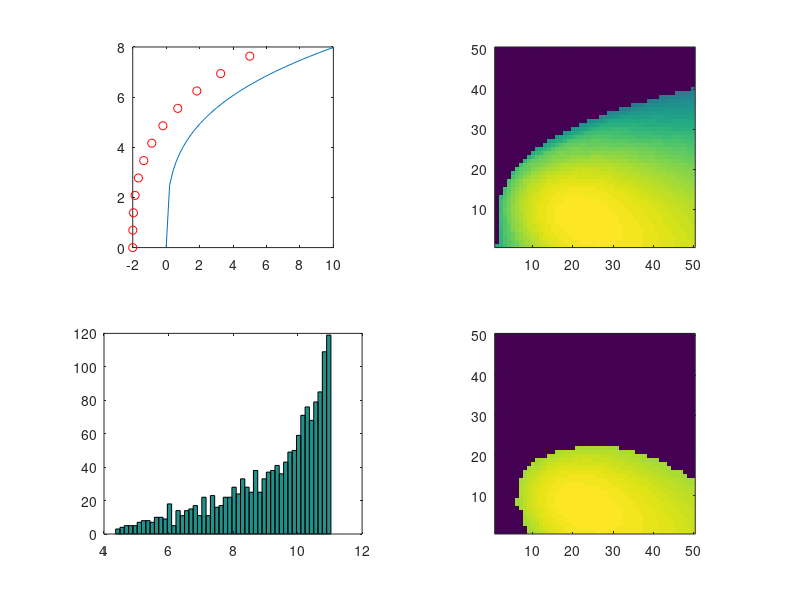

Source code (MATLAB):
function Intensity =  array_beam_path_sim;
%%
Npts = 50;
Nelements = 24;
attenuation = 0.015;

plane = 'sagittal'

switch (plane)
    case 'axial'
        % define a barrier (skull) using the tanh function
        bx = linspace(0,10,Npts)';
        by = 4*tanh(0.8*bx) ;
        by(end/2+1:end) = by(end/2:-1:1);
        bx = bx -5;
        
        B = [bx by];
        
        subplot(221)
        cla
        plot(bx,by)
        hold on
        
        % make an array of  sources parallel to the barrier with Nelements
        sx = linspace(0,10,Nelements)';
        sy = 4.5*tanh(0.8*sx) ;
        sy(end/2+1:end) = sy(end/2:-1:1);
        sx = 1.5*(sx -5);
        
        source = [sx sy];
        source(end/2-6:end/2+7,:) = [];
        %source = source(4:end-3,:);
        
        plot(source(:,1), source(:,2),'ro')
        axis square
        
    case 'sagittal'
        % define a barrier (skull) using the tanh function
        bx = linspace(0,10,Npts)';
        by = 4*bx.^0.3 ;
        bx = bx;
        B = [bx by];
        
        subplot(221)
        cla
        plot(bx,by)
        hold on
        
        % make an array of  sources parallel to the barrier with Nelements
        sy = linspace(0,max(by),Nelements)';
        sx = ((sy) .^ 3);
        sx = (sx)*8/max(sx);
        sx = sx - 2;
        source = [sx sy];
        %source(end/2-6:end/2+7,:) = [];
        %source = source(4:end-3,:);
        source = source(1:2:end,:) ;
        
        plot(source(:,1), source(:,2),'ro')
        axis square
end
drawnow
% define a set of targets under the barrier:
R =  linspace(min(bx), max(bx),Npts);
targets = [];
%%
Intensity = zeros(Npts);

% compute beam for each source:
for q = 1:size(source,1)
    S = source(q,:);
    
    % effect of beam on each target of the grid
    % Npts x Npts
    for m= 1:Npts
        for n = 1:Npts
            
            % if target is below the barrier:
            if R(n) <= by(m)
                T =  [R(m), R(n)];
                %plot(R(m), R(n),'k.')
                
                targets = [
                    targets;
                    R(m), R(n);
                    ];
                
                
                % line equation from target to source
                beam_path = get_line_equation(T,S);
                
                
                % Figure out where the beam hits the barrier by testing all
                % the elements in the barrier (B)
                min_dist_source=inf;
                x_seg = [];
                for p=1:size(B,1)-1
                    % line for each segment of the barrier
                    seg = get_line_equation( B(p,:) , B(p+1,:));
                    
                    % location where the beam_path interesects with the
                    % line describing each segment.
                    tmp_crossing = find_intersection(beam_path, seg);
                    %plot(tmp_crossing(1), tmp_crossing(2),'x')
                    
                    % length of each segment:
                    segLength = norm(B(p,:) - B(p+1,:));
                    % center of the segment
                    Bcenter =  (B(p,:) + B(p+1,:))/2;
                    % plot(Bcenter(1), Bcenter(2),'o')
                    % distance from segment to where lines interesect
                    seg2crossing = norm(tmp_crossing - Bcenter);
                    % distance from segment to source
                    seg2source = norm(Bcenter - S);
                    
                    % if the crossing is near the middle of the segment,
                    % and this segment is the closest one to the source
                    % then this is the right place: x_point
                    if (seg2crossing < segLength) && (seg2source < min_dist_source)
                        
                        %plot(tmp_crossing(1), tmp_crossing(2),'kx')
                        
                        min_dist_source = seg2source;
                        x_point = tmp_crossing;
                        x_seg = seg; % This is the segment where it crosses
                    end
                end
                
                if ~isempty(x_seg)
                    % calculate  angle between the beam_path and the segment?
                    x_theta = calc_intersection_angle(x_seg, beam_path);
                    
                    target2barrier = norm(x_point - T);
                    % accumulate the intensity from each beam.  They are
                    % weighted by the angle of the intersection with the
                    % barrier
                    Intensity(m,n) = Intensity(m,n) + sin(x_theta)*exp(-attenuation*target2barrier);
                    %plot(x_point(1), x_point(2),'rx')
                end
            end
        end
    end
end
axis square

subplot(222)
imagesc(Intensity')
axis square
axis xy
axis image

PP = Intensity(Intensity>0);
subplot(223)
hist(PP(:),50);

Threshold = max(PP(:)) - std(PP(:))
PP = Intensity;
PP(PP<Threshold) = 0;

subplot(224)
imagesc(PP');
axis square
axis xy
axis image

return

function theta = calc_intersection_angle(line1, line2)
% angle of incidence
% make two vectors using the slopes for the beam_path and the crossing segment
v1 =[1 line1(1)*1 ];
v2 =[1 line2(1)*1 ];
dotprod = v1*v2';
theta = (acos( dotprod / norm(v1)/norm(v2)));
return

function result = get_line_equation( s,t)
% return the slope and intercept of a line through two points
% s=[sx, sy] and t = [tx ty]
%
m = (s(2)-t(2)) / (s(1) - t(1) +eps);
b = s(2) - m*s(1);

result = [m, b];
return

function crossing = find_intersection(line1, line2)
% find the find_intersectionion between two lines mx + b ---> [m b]
%
m1 = line1(1); b1 = line1(2);

m2 = line2(1); b2 = line2(2);

x = (b2-b1) / (m1 - m2 );
y = m2*x + b2;

crossing = [x y];

return
